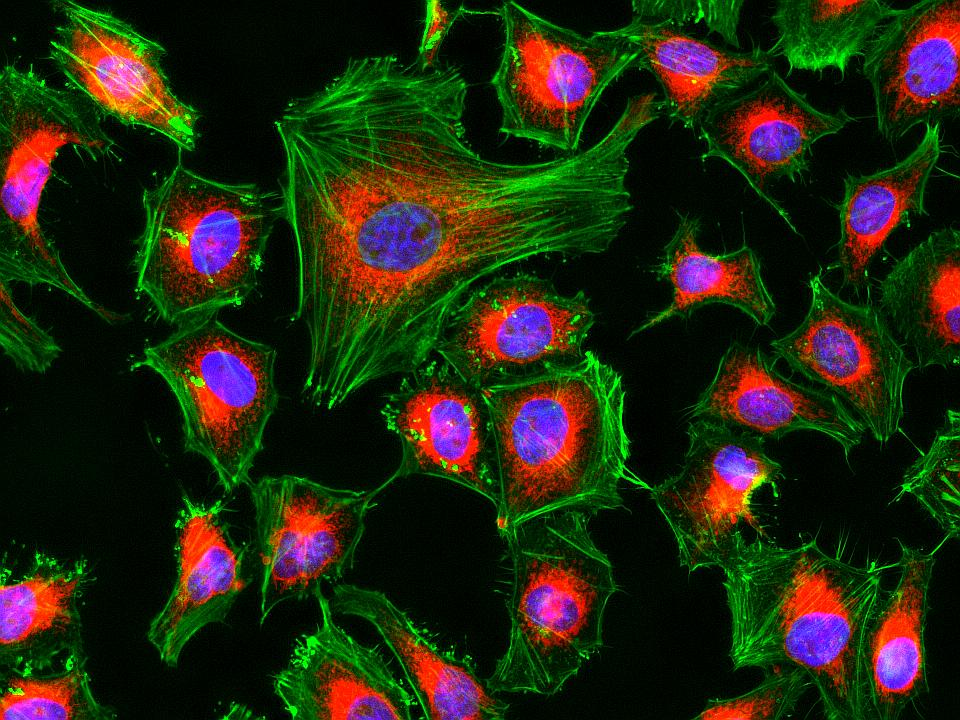
#> input picture cell.jpg, 960 x 720 px
$ python conteoDeCelulas.py
#> lines starting #> are read from the running program, lines starting #| are printed output that depends on the picture; after the words box and inside, x2 and y2 are one past the last pixel; in counts of white or black regions, pixels touching at a corner belong together
# IMPORTAMOS LAS LIBRERIAS

import cv2 as cv
import numpy as np
import matplotlib.pyplot as plt

# LEEMOS LA IMAGEN DE LA QUE QUEREMOS CONTAR LAS IMAGENES
imagen = cv.imread('cell.jpg')
#> imagen is the input picture: shape (720, 960, 3); mean B, G, R 17.7, 39.7, 36.5

# CAMBIAMOS EL COLOR A GRISES
imagengrises = cv.cvtColor(imagen,cv.COLOR_BGR2GRAY)
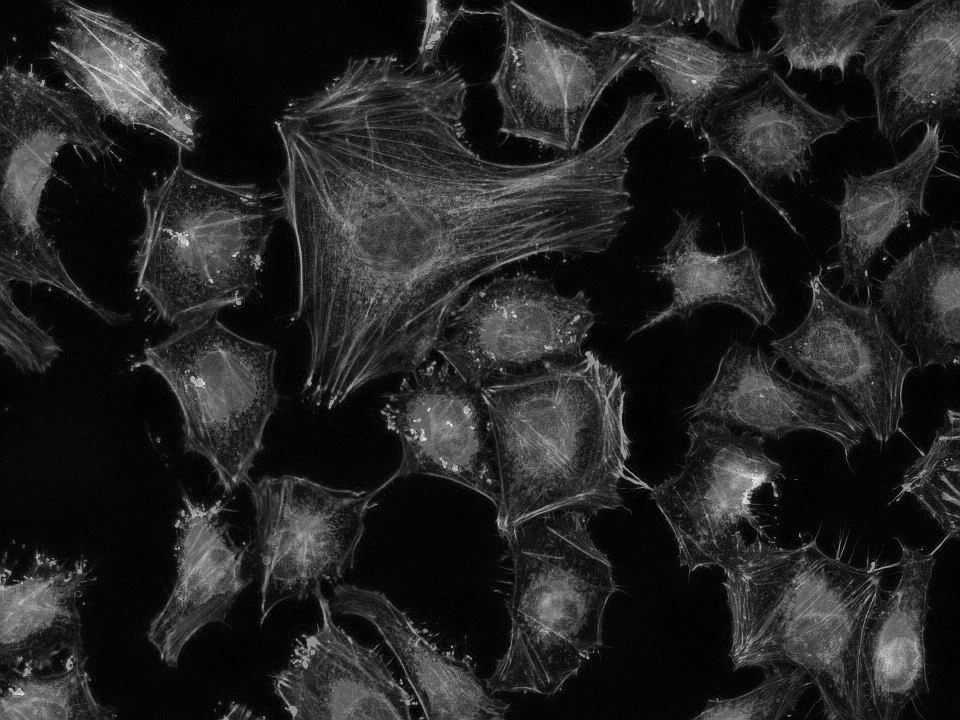
#> imagengrises: shape (720, 960); min 0, max 239, mean 36.2
cv.imshow('Grises',imagengrises)
cv.waitKey(0)
cv.destroyAllWindows()

# UMBRALIZAMOS LA IMAGEN
umb,uminv=cv.threshold(imagengrises,0, 255, cv.THRESH_BINARY + cv.THRESH_OTSU)
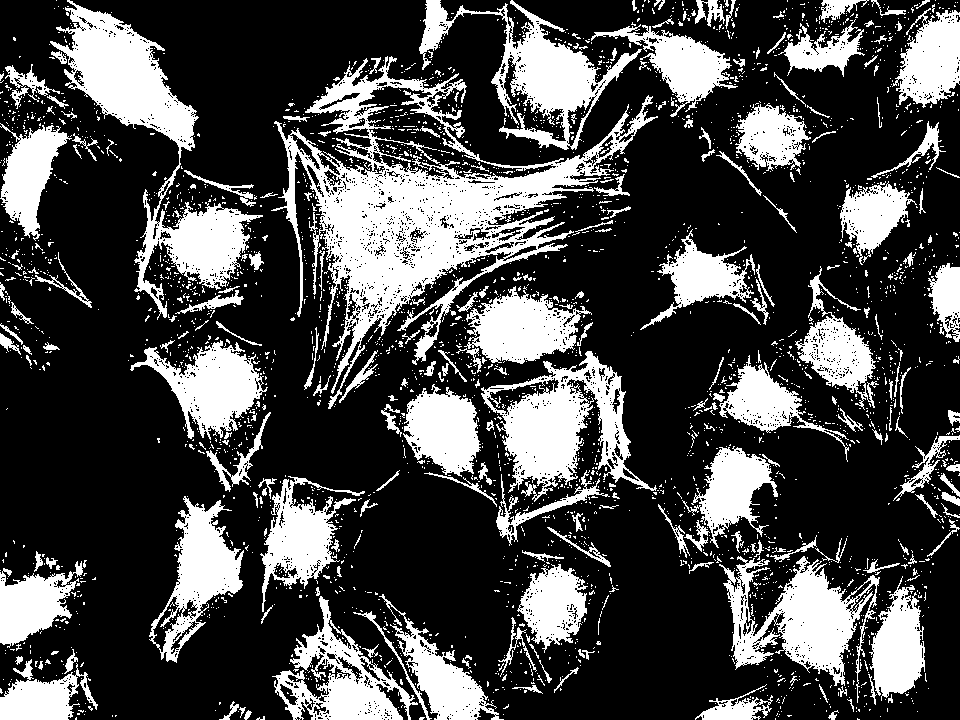
#> uminv: shape (720, 960); 28.2% white; 2963 white regions (2723 under 20 px), largest, box (x1, y1, x2, y2) and area: (271, 56, 658, 409) 32841, (50, 0, 263, 320) 15747, (481, 351, 657, 502) 10208
#> umb = 51
cv.imshow('umbralizacion',uminv)
cv.waitKey(0)
cv.destroyAllWindows()

# PRIMERO HAY QUE DILATAR LA IMAGEN

# creamos el kernel
kernel = np.ones((5,5), np.uint8)

# aplicamos la dilatacion con 1 iteraciones
imaDilatada = cv.dilate(uminv, kernel, iterations = 1)
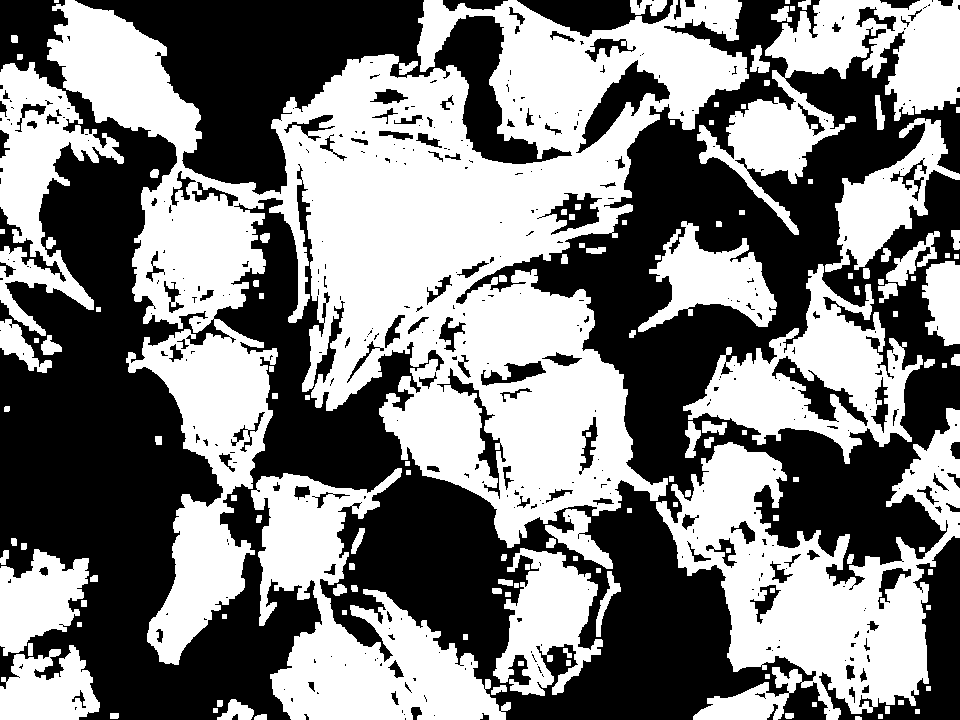
#> imaDilatada: shape (720, 960); 49.9% white; 138 white regions (1 under 20 px), largest, box (x1, y1, x2, y2) and area: (47, 0, 749, 665) 175194, (656, 408, 960, 720) 40749, (251, 468, 511, 720) 28082

# SEGUNDO HAY QUE EROSIONARLA CON EL MISMO KERNEL
imaErosionada = cv.erode(imaDilatada,kernel,iterations = 10)
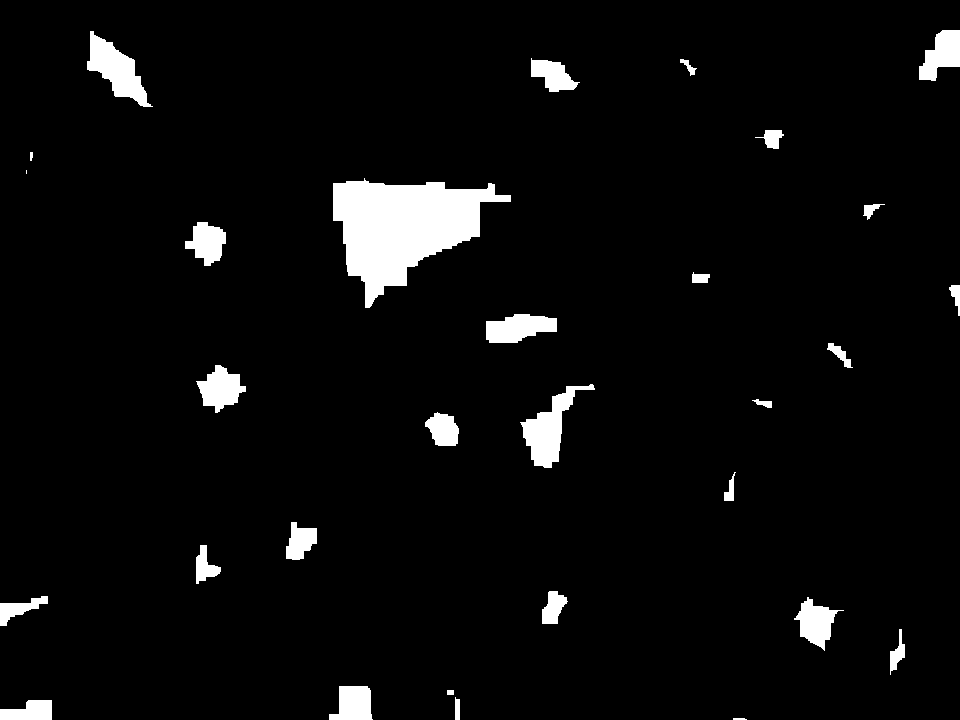
#> imaErosionada: shape (720, 960); 4.5% white; 30 white regions (1 under 20 px), largest, box (x1, y1, x2, y2) and area: (333, 178, 511, 308) 12027, (520, 384, 595, 468) 2222, (87, 31, 153, 107) 2138
plt.imshow(imaErosionada, cmap='gray')
plt.title('Erosionada')
plt.show()

# CONTAMOS LOS ELEMENTOS
elementos,mask = cv.connectedComponents(imaErosionada)
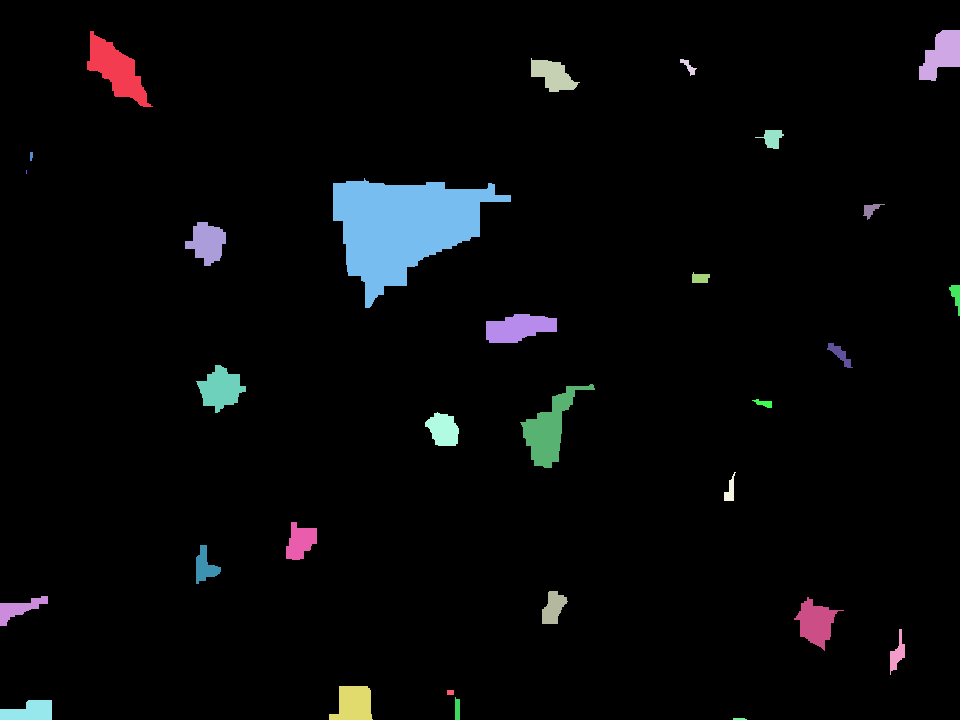
#> mask: shape (720, 960) int32; 31 distinct labels, from 0 to 30; one colour per label, 0 black
#> elementos = 31

print(elementos)
#| 31
